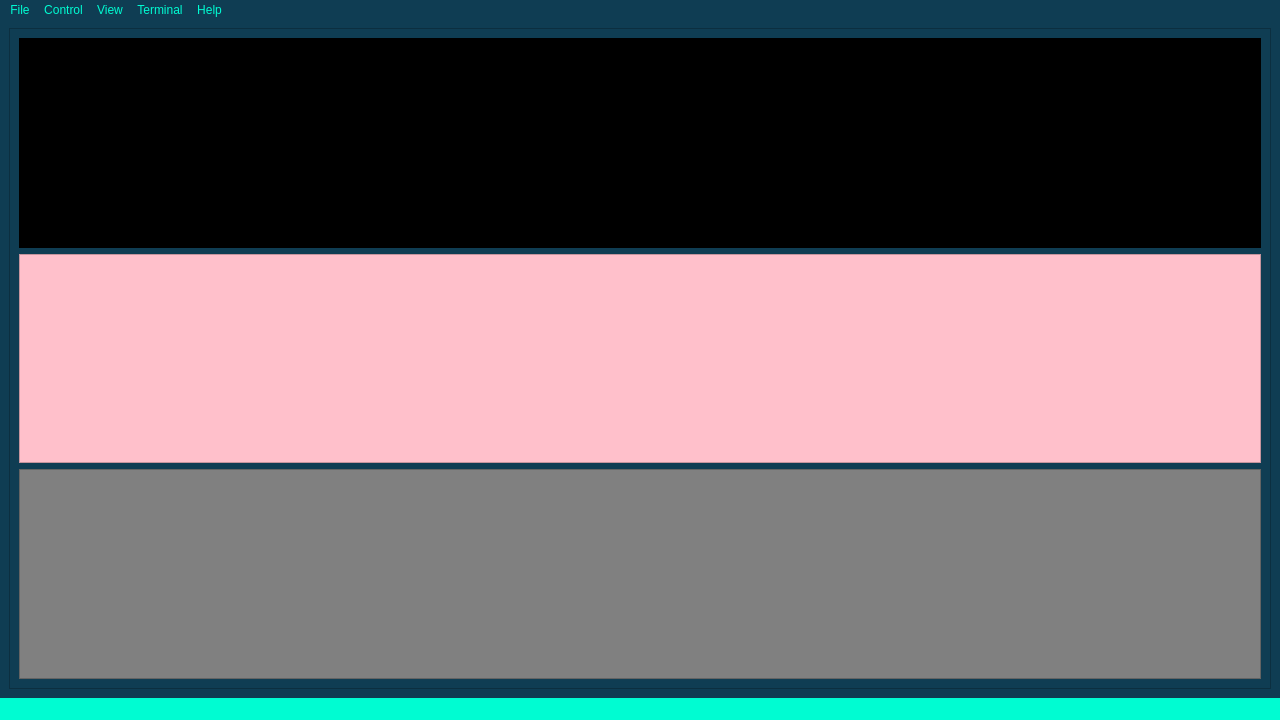
<?xml version="1.0" encoding="UTF-8"?>
<ui version="4.0">
 <class>MainWindow</class>
 <widget class="QMainWindow" name="MainWindow">
  <property name="geometry">
   <rect>
    <x>0</x>
    <y>0</y>
    <width>1280</width>
    <height>720</height>
   </rect>
  </property>
  <property name="minimumSize">
   <size>
    <width>0</width>
    <height>0</height>
   </size>
  </property>
  <property name="windowTitle">
   <string>MainWindow</string>
  </property>
  <property name="styleSheet">
   <string notr="true">background-color:rgb(15, 61, 83);
</string>
  </property>
  <widget class="QWidget" name="centralwidget">
   <property name="styleSheet">
    <string notr="true">QGroupBox {
	background-color:rgb(15, 61, 83);
	border-width: 1px;
	border-style: solid;
	border-radius: 2px;
	border-color:rgb(0, 252, 210);
}

QScrollArea {
	border-style: none;
}

QPushButton {

}</string>
   </property>
   <layout class="QHBoxLayout" name="horizontalLayout">
    <item>
     <layout class="QGridLayout" name="gridLayout_2">
      <item row="0" column="0">
       <widget class="QFrame" name="frame">
        <property name="frameShape">
         <enum>QFrame::StyledPanel</enum>
        </property>
        <property name="frameShadow">
         <enum>QFrame::Raised</enum>
        </property>
        <layout class="QGridLayout" name="gridLayout">
         <item row="1" column="0">
          <layout class="QVBoxLayout" name="verticalLayout_3">
           <item>
            <widget class="QFrame" name="frame_3">
             <property name="styleSheet">
              <string notr="true">background-color:pink;</string>
             </property>
             <property name="frameShape">
              <enum>QFrame::StyledPanel</enum>
             </property>
             <property name="frameShadow">
              <enum>QFrame::Raised</enum>
             </property>
            </widget>
           </item>
          </layout>
         </item>
         <item row="2" column="0">
          <layout class="QVBoxLayout" name="verticalLayout_4">
           <item>
            <widget class="QFrame" name="frame_4">
             <property name="styleSheet">
              <string notr="true">background-color:gray;</string>
             </property>
             <property name="frameShape">
              <enum>QFrame::StyledPanel</enum>
             </property>
             <property name="frameShadow">
              <enum>QFrame::Raised</enum>
             </property>
            </widget>
           </item>
          </layout>
         </item>
         <item row="0" column="0">
          <layout class="QVBoxLayout" name="verticalLayout">
           <item>
            <widget class="QFrame" name="frame_2">
             <property name="styleSheet">
              <string notr="true">background-color:black;</string>
             </property>
             <property name="frameShape">
              <enum>QFrame::StyledPanel</enum>
             </property>
             <property name="frameShadow">
              <enum>QFrame::Raised</enum>
             </property>
            </widget>
           </item>
          </layout>
         </item>
        </layout>
       </widget>
      </item>
     </layout>
    </item>
   </layout>
  </widget>
  <widget class="QMenuBar" name="menubar">
   <property name="geometry">
    <rect>
     <x>0</x>
     <y>0</y>
     <width>1280</width>
     <height>22</height>
    </rect>
   </property>
   <property name="styleSheet">
    <string notr="true">QMenuBar::item {
	background-color:rgb(15, 61, 83);
	color:rgb(0, 252, 210);
}

QMenuBar::item:hover {
	background-color:rgb(0, 132, 110);
	color:rgb(0, 90, 75);
}

QMenuBar::item:selected {
	background-color:rgb(0, 132, 110);
	color:rgb(0, 90, 75);
}</string>
   </property>
   <widget class="QMenu" name="menuFile">
    <property name="styleSheet">
     <string notr="true">QMenu::item {
	background-color:rgb(15, 61, 83);
	color:rgb(0, 252, 210);
}

QMenu::item:hover {
	background-color:rgb(0, 132, 110);
	color:rgb(0, 90, 75);
}

QMenu::item:selected {
	background-color:rgb(0, 132, 110);
	color:rgb(0, 90, 75);
}</string>
    </property>
    <property name="title">
     <string>File</string>
    </property>
    <addaction name="actionNew"/>
    <addaction name="actionLoad"/>
    <addaction name="actionSave"/>
    <addaction name="actionBuild"/>
   </widget>
   <widget class="QMenu" name="menuControl">
    <property name="styleSheet">
     <string notr="true">QMenu::item {
	background-color:rgb(15, 61, 83);
	color:rgb(0, 252, 210);
}

QMenu::item:hover {
	background-color:rgb(0, 132, 110);
	color:rgb(0, 90, 75);
}

QMenu::item:selected {
	background-color:rgb(0, 132, 110);
	color:rgb(0, 90, 75);
}</string>
    </property>
    <property name="title">
     <string>Control</string>
    </property>
    <addaction name="actionRun_R"/>
    <addaction name="actionContinue_A"/>
    <addaction name="actionNext_N"/>
    <addaction name="actionFinish_F"/>
   </widget>
   <widget class="QMenu" name="menuView">
    <property name="styleSheet">
     <string notr="true">QMenu::item {
	background-color:rgb(15, 61, 83);
	color:rgb(0, 252, 210);
}

QMenu::item:hover {
	background-color:rgb(0, 132, 110);
	color:rgb(0, 90, 75);
}

QMenu::item:selected {
	background-color:rgb(0, 132, 110);
	color:rgb(0, 90, 75);
}</string>
    </property>
    <property name="title">
     <string>View</string>
    </property>
    <addaction name="actionAssembly_Code"/>
    <addaction name="actionRegisters_List"/>
   </widget>
   <widget class="QMenu" name="menuTerminal">
    <property name="styleSheet">
     <string notr="true">QMenu::item {
	background-color:rgb(15, 61, 83);
	color:rgb(0, 252, 210);
}

QMenu::item:hover {
	background-color:rgb(0, 132, 110);
	color:rgb(0, 90, 75);
}

QMenu::item:selected {
	background-color:rgb(0, 132, 110);
	color:rgb(0, 90, 75);
}</string>
    </property>
    <property name="title">
     <string>Terminal</string>
    </property>
    <addaction name="actionNew_Terminal"/>
   </widget>
   <widget class="QMenu" name="menuHelp">
    <property name="styleSheet">
     <string notr="true">QMenu::item {
	background-color:rgb(15, 61, 83);
	color:rgb(0, 252, 210);
}

QMenu::item:hover {
	background-color:rgb(0, 132, 110);
	color:rgb(0, 90, 75);
}

QMenu::item:selected {
	background-color:rgb(0, 132, 110);
	color:rgb(0, 90, 75);
}</string>
    </property>
    <property name="title">
     <string>Help</string>
    </property>
    <addaction name="actionCommands"/>
    <addaction name="actionControls"/>
    <addaction name="actionAbout"/>
    <addaction name="actionDocumentation"/>
   </widget>
   <addaction name="menuFile"/>
   <addaction name="menuControl"/>
   <addaction name="menuView"/>
   <addaction name="menuTerminal"/>
   <addaction name="menuHelp"/>
  </widget>
  <widget class="QStatusBar" name="statusbar">
   <property name="styleSheet">
    <string notr="true">background-color:rgb(0, 252, 210)</string>
   </property>
  </widget>
  <action name="actionNew">
   <property name="text">
    <string>New                      </string>
   </property>
  </action>
  <action name="actionLoad">
   <property name="text">
    <string>Load                      </string>
   </property>
  </action>
  <action name="actionSave">
   <property name="text">
    <string>Save                      </string>
   </property>
  </action>
  <action name="actionBuild">
   <property name="text">
    <string>Build                     </string>
   </property>
  </action>
  <action name="actionRun_R">
   <property name="text">
    <string>Run (R)                             </string>
   </property>
  </action>
  <action name="actionContinue_A">
   <property name="text">
    <string>Continue (SPACE BAR)  </string>
   </property>
  </action>
  <action name="actionNext_N">
   <property name="text">
    <string>Next (N)                           </string>
   </property>
  </action>
  <action name="actionFinish_F">
   <property name="text">
    <string>Finish (F)                          </string>
   </property>
  </action>
  <action name="actionAssembly_Code">
   <property name="text">
    <string>Assembly Code </string>
   </property>
  </action>
  <action name="actionRegisters_List">
   <property name="text">
    <string>Registers List      </string>
   </property>
  </action>
  <action name="actionNew_Terminal">
   <property name="text">
    <string>New Terminal  </string>
   </property>
  </action>
  <action name="actionCommands">
   <property name="text">
    <string>Commands          </string>
   </property>
  </action>
  <action name="actionControls">
   <property name="text">
    <string>Controls                </string>
   </property>
  </action>
  <action name="actionAbout">
   <property name="text">
    <string>About                    </string>
   </property>
  </action>
  <action name="actionDocumentation">
   <property name="text">
    <string>Documentation    </string>
   </property>
  </action>
 </widget>
 <resources/>
 <connections/>
</ui>
